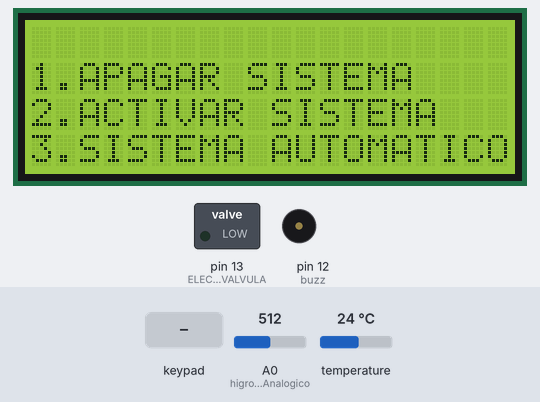
Bench run of a sketch on a simulated Arduino Leonardo, built with avr-gcc and run on an emulated ATmega32U4. On the bench: 20×4 character LCD, switched loads named in the sketch (green lamp = pin HIGH), buzzer (waves = sounding). Inputs (shaded band) come from the test bench; at power-on: temperature 24 °C, A0 (higrometroAnalogico) = 512. The local clock reads 2024-03-15 10:24:30 at power-on unless the sketch sets it.

Above: at 6.3 s.
6.4 s: keypad keys 5 4 3 # pressed 1.096 s apart
At 13.3 s:
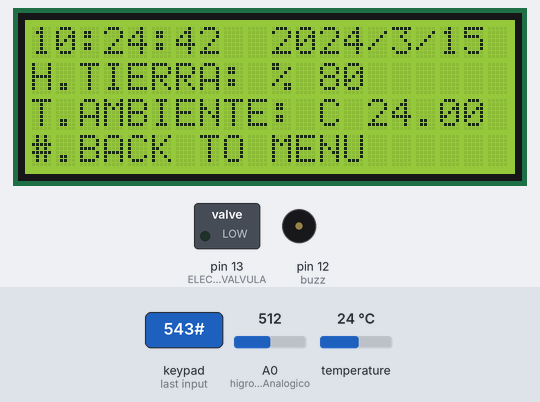
14.3 s: keypad keys 1 3 9 7 pressed 1.096 s apart
At 17.1 s:
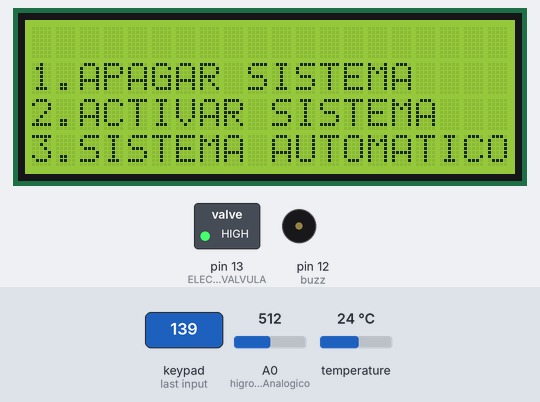
21.5 s: temperature set to 25.5 °C
At 22.1 s:
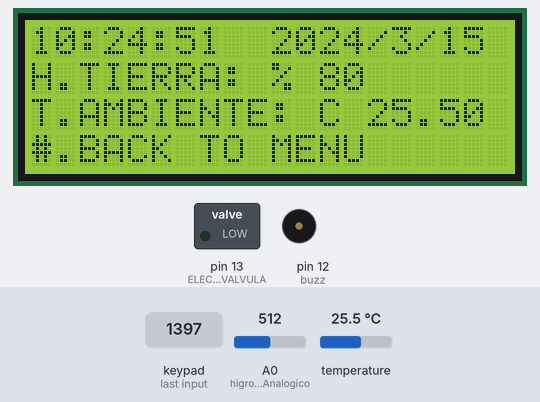
24.6 s: temperature set to 26.4 °C
At 26.1 s:
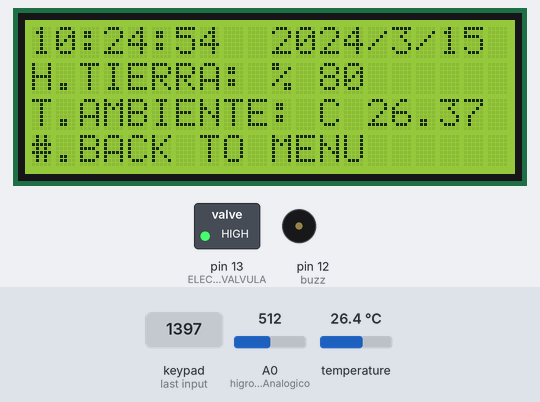
28.2 s: key '#' pressed
At 29.6 s:
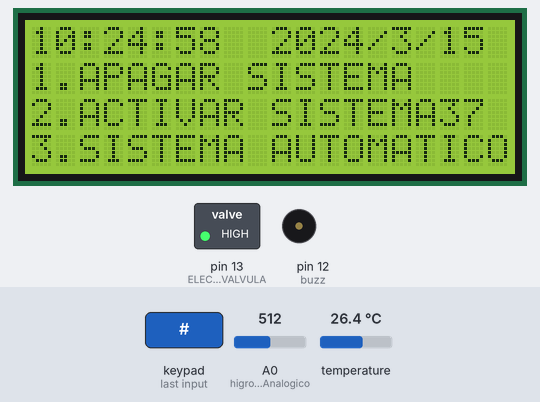
29.9 s: key '3' pressed
At 32.5 s:
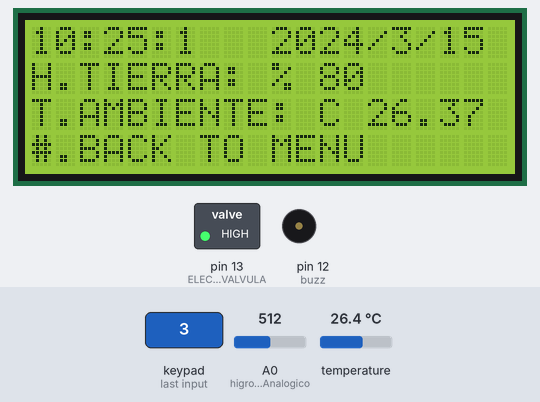
Timing chart, 0 to 34.0 s (numbered marks = the images above; inputs shaded):
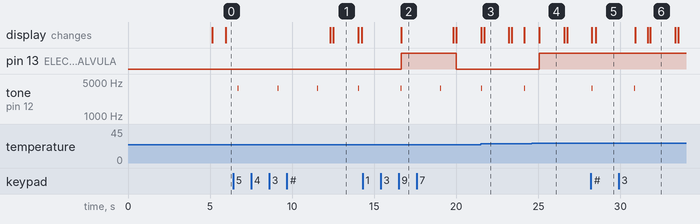

Measured:
- the behaviour switches between 25.9 and 26 °C on temperature (found by bisection; images 3 and 4)
- after the input at 6.4 s, tone on pin 12 (buzz): alternates 3700 Hz for 0.05 s and silent for 2.4 s, starting after 0.30 s; the display: first changes after 5.9 s (image 1 shows a later state)
- after the input at 14.3 s, pin 13 (ELECTROVALVULA): LOW → HIGH after 2.4 s, → LOW 3.3 s later; tone on pin 12 (buzz): alternates 3700 Hz for 0.05 s and silent for 2.4 s, starting after 2.3 s; the display: changes after 2.4 s (image 2)
- after the input at 24.6 s, pin 13 (ELECTROVALVULA): LOW → HIGH after 0.47 s
- after the input at 28.2 s, tone on pin 12 (buzz): silent → 3700 Hz after 0.06 s, → silent 0.05 s later; the display: first differs from a run without the input after 0.29 s (image 5)
- after the input at 29.9 s, tone on pin 12 (buzz): silent → 3700 Hz after 0.95 s, → silent 0.05 s later; the display: first changes after 1.0 s (image 6 shows a later state)
- what the display in image 1 shows lasts 1.5 s, from 12.5 s to 14.0 s

The sketch:

codigo.ino
```cpp
/*
 *   Proyecto Modular, Citricultura Sistema De Regado Automatizado
 *   Centro Universitario De Ciencias Exactas e Ingenierias
 *   @De Haro Rodriguez Mariano Rafael
 *   @Martinez Jimenez Leonardo Gabriel
 *   @Padilla Cordero Adan
     @Fecha de entrega: 10 de Noviembre del 2021
*/

/* Bibliotecas --------------------------------------------------------------------------------------- */
#include<Wire.h>/*Comunicacion I2C */
#include<LCD.h>
#include<LiquidCrystal_I2C.h> /* Envio de datos I2C */
#include<RTClib.h>
#include<Keypad.h>
#include <OneWire.h>
#include <DallasTemperature.h>

/* Variables ----------------------------------------------------------------------------------------- */
const int higrometroAnalogico = A0;
const byte pinDatosDQ = 11;
int ELECTROVALVULA = 13;
int buzz = 12;
int contador = 1; /*Conteo del nivel de menu*/
/* Teclado 3x4 */
char TECLA; /*Almacenamiento de teclas*/
const byte FILAS = 4;
const byte COLUMNAS = 3;
char keys[FILAS][COLUMNAS] = {
  {'1','2','3'},
  {'4','5','6'},
  {'7','8','9'},
  {'*','0','#'},
};
/*Pines reservados para las filas*/
byte pinesFilas[FILAS] = {9,8,7,6};
/*Pines reservados para las columnas*/
byte pinesColumnas[COLUMNAS] = {5,4,3};

/* Objetos para cada modulo ----------------------------------------------------------------------------------------------- */
RTC_DS3231 rtc;
LiquidCrystal_I2C lcd(0x27,2,1,0,4,5,6,7);/*Conexiones a los pines digitales DIR, E,RW,RS,D4,D5,D6,D7*/
Keypad teclado = Keypad(makeKeymap(keys), pinesFilas, pinesColumnas, FILAS, COLUMNAS);
/*Inicializacion de clases OneWire y DallasTemperature para el sensor DS18B20*/
OneWire oneWireObjeto(pinDatosDQ);
DallasTemperature sensorDS18B20(&oneWireObjeto);

/* Inicia Setup() -------------------------------------------------------------------------------------------------------- */
void setup(){
  rtc.begin(); // Inicia la comunicacion con el RTC
  /* Establece la fecha y hora (Comentar una vez establecida la hora) */
  //rtc.adjust(DateTime(__DATE__, __TIME__));
  sensorDS18B20.begin(); // Inicia la comunicacion con el sensor DS18B20
  TECLA = teclado.getKey();
  lcd.setBacklightPin(3,POSITIVE);
  lcd.setBacklight(HIGH);
  /* Tamaño LCD 20 Columnas X 4 Filas */
  lcd.begin(20, 4);
  pinMode(ELECTROVALVULA,OUTPUT);
  /* Pantalla de bienvenida */
  pantalla_bienvenida();

}
/* Inicia loop() -------------------------------------------------------------------------------------------------------- */
void loop(){
  /* Adquisicion de datos del sensor DS18B20 */
  sensorDS18B20.requestTemperatures();
  /* Obtencion de caracteres del teclado matricial */
  TECLA = teclado.getKey();
  if (TECLA != 0) {
      lcd.clear();
      sonido();
      //delay(100);
  }

 /* Pantallas */
 if(contador == 2){ pantalla_dos();accion_dos();}
 if(contador == 1){ pantalla_uno();accion_uno();}

}// Fin loop


/* Prototipado de Funciones ------------------------------------------------------------------------------------------------- */
/* Funcion Sonido*/
void sonido(){
  static long u = 0;
  long h = millis();
  if(h-u > 500){
    u = h;
    tone(buzz, 3700, 50);
    //delay(500);
  }
}

/* Funcion Fecha y hora */
void fecha_hora(){
  /* Obtiene la fecha y hora del RTC */
  DateTime now = rtc.now();
  /* Calendario */
  lcd.clear();
  lcd.setCursor(10,0);
  lcd.print(now.year(), DEC);
  lcd.print("/");
  lcd.print(now.month(), DEC);
  lcd.print("/");
  lcd.print(now.day(), DEC);
  lcd.print(" ");
  /* Reloj */
  lcd.setCursor(0,0);
  lcd.print(now.hour(), DEC);
  lcd.print(":");
  lcd.print(now.minute(), DEC);
  lcd.print(":");
  lcd.print(now.second(), DEC);
  //delay(1000);  //Información se actualiza cada 1s.
}

/* Funcion Borrado de pantalla */
void borra_pantalla(){
  lcd.clear();
  lcd.setCursor(0,0);
  lcd.print("                     ");
  lcd.setCursor(0,1);
  lcd.print("                     ");
  lcd.setCursor(0,2);
  lcd.print("                     ");
  lcd.setCursor(0,3);
  lcd.print("                     ");
  lcd.clear();
}

/* Funcion error*/
void error(){
  lcd.clear();
  lcd.setCursor(7,1);
  lcd.print("ERROR! ");
  tone(buzz, 700, 50);
  delay(500);
}

/* Funcion Pantalla de Bienvenida*/
void pantalla_bienvenida(){
  lcd.clear();
  lcd.setCursor(5,0);
  lcd.print("BIENVENIDO");
  lcd.setCursor(2,1);
  lcd.print("PROYECTO MODULAR");
  lcd.setCursor(2,2);
  lcd.print("SISTEMA DE RIEGO");
  lcd.setCursor(4,3);
  lcd.print("AUTOMATIZADO");
  delay(5000);
  lcd.clear();
}

/* Funcion Pantalla  de Inicio*/
void pantalla_uno (){
  lcd.setCursor(0,1);
  lcd.print("1.APAGAR SISTEMA");
  lcd.setCursor(0,2);
  lcd.print("2.ACTIVAR SISTEMA");
  lcd.setCursor(0,3);
  lcd.print("3.SISTEMA AUTOMATICO");
}

void accion_uno(){
  if(TECLA == '1') digitalWrite(ELECTROVALVULA,HIGH);
  if(TECLA == '2') digitalWrite(ELECTROVALVULA,LOW);
  if(TECLA == '3') contador = 2;

}

/* Funcion Pantalla Automatica*/
void pantalla_dos(){
  static long u = 0;
  long h = millis();
  if(h-u > 1000){
    u = h;
    borra_pantalla();
    fecha_hora();
    /*Sub menu pantalla 2, accion 1*/
    int valorHumedadTierra = analogRead(higrometroAnalogico);
    valorHumedadTierra = constrain(valorHumedadTierra, 380, 1023);
    valorHumedadTierra = map(valorHumedadTierra, 380, 1023, 100, 0);//380 es el 100% y 1023 es el 0% de humedad
    lcd.setCursor(0,1);
    lcd.print("H.TIERRA: % ");
    lcd.print(valorHumedadTierra);
    /*Sub menu pantalla 2, accion 2*/
   //  sensorDS18B20.requestTemperatures();
    lcd.setCursor(0,2);
    lcd.print("T.AMBIENTE: C ");
    lcd.print(sensorDS18B20.getTempCByIndex(0));
    /*Sub menu pantalla 2, accion regreso menu*/
    lcd.setCursor(0,3);
    lcd.print("#.BACK TO MENU");

/****************** Algoritmo Sistema Automatico  ********************************************************/
  /* Variables locales temperatura y humedad*/
  int humedad = valorHumedadTierra;
  int temperatura = sensorDS18B20.getTempCByIndex(0);

  if((humedad >= 30 & humedad <= 95) & (temperatura >= 26 & temperatura <= 35)){
    digitalWrite(ELECTROVALVULA,HIGH);
  }else{
      digitalWrite(ELECTROVALVULA,LOW);
   }

  /*Error de limite*/
    if((humedad >=95 & humedad <= 100) & (temperatura >= 36 & temperatura <= 100)){
      error();
      digitalWrite(ELECTROVALVULA,LOW);
    } /* Fin if error limite*/
  } /* Fin del if millis */
} /* Fin de la funcion*/

void accion_dos(){
  if(TECLA == '#') contador = 1;
}
```
